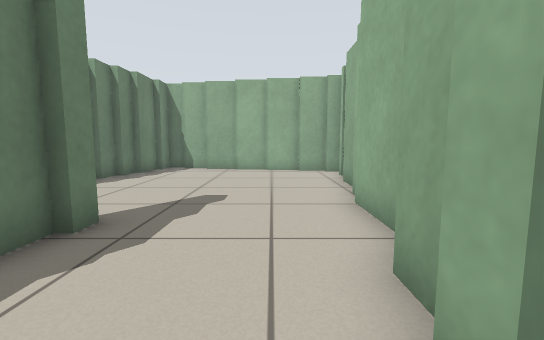
[1] (above)

12 first-person views from a walk through a Stage world. The camera is 0.64 m above the floor, tilts 6° down and sees 90° across. The lines on the ground mark 1 m squares. The floor is counted in squares, 0.5 m on a side. Each view is taken from the middle of a square. On the plan, view 1 faces up. The plan holds only what a view shows up to about 13 squares ahead; the rest is blank. The robots in the file are not drawn.

[2]
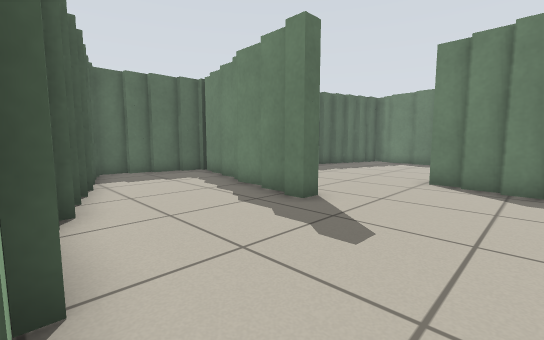

[3]
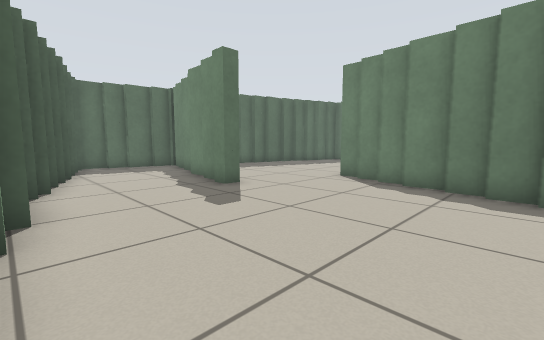

[4]
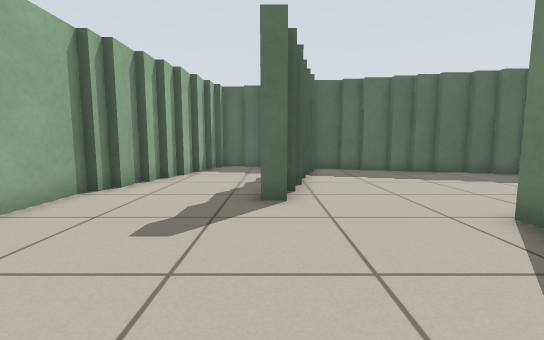

[5]
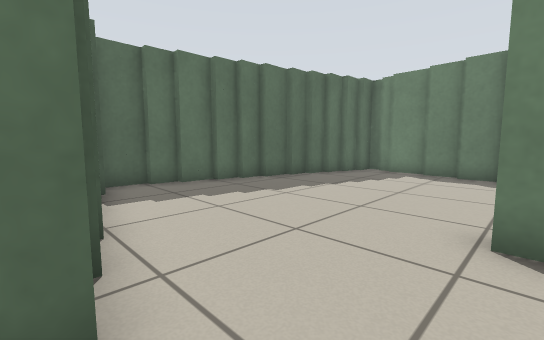

[6]
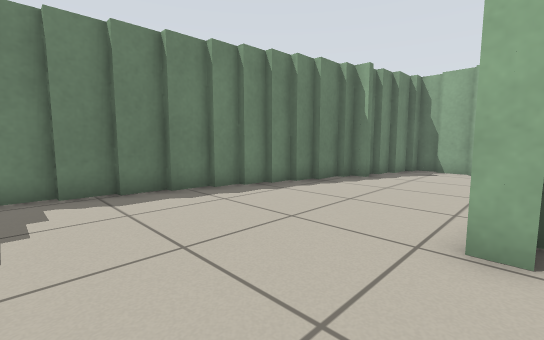

[7]
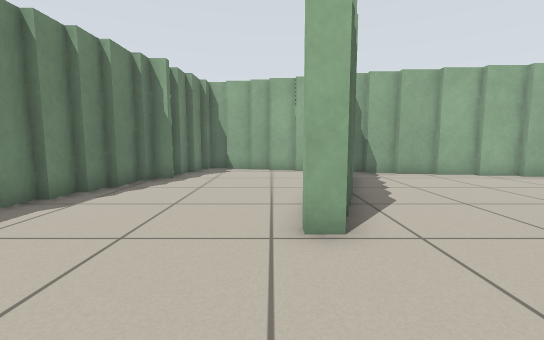

[8]
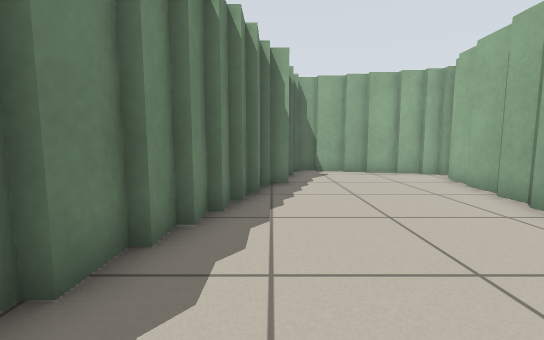

[9]
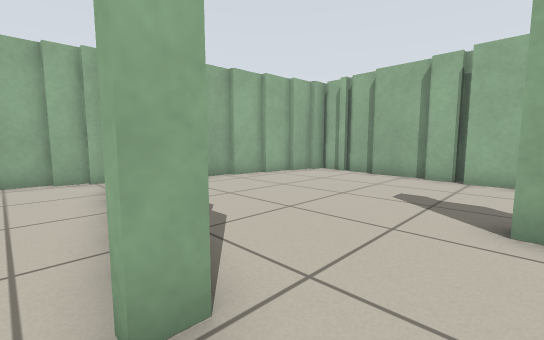

[10]
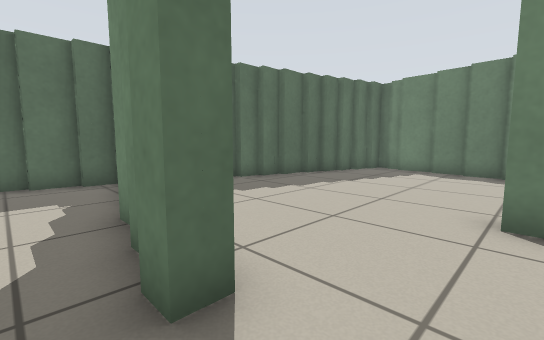

[11]
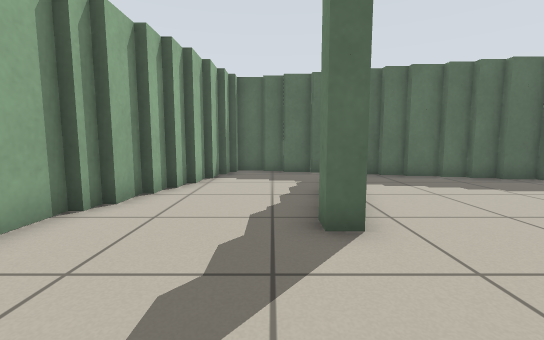

[12]
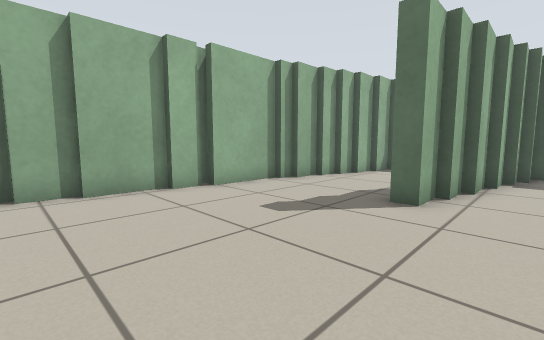

### Floor plan
Key: @ floor where view 1 was taken; # wall or solid block; . floor.
Columns run from 15 left of view 1 to 3 right of it. Each row starts with its distance up from view 1.
 15     ####
 14    ##..####
 13    #......######
 12    #.....##....####
 11   ##.....#........#
 10   #......#........#
  9   #......#........#
  8   #.....##........#
  7  ##.....#........##
  6  #......#........#
  5  #...............#
  4 ##..........#....#
  3 #...........#....#
  2 #..........##...##
  1 #..........#....#
  0 ##.........#...@#
 -1  #####.....#....#
 -2      ####..#...##
 -3         ####...#
 -4            #####

Positions as (right, up) in squares from view 1, and headings:
1: (0, 0), facing up
2: (2, 8), facing down-left
3: (2, 11), facing down-left
4: (-3, 10), facing down
5: (-3, 6), facing down-left
6: (-7, 2), facing up-left
7: (-8, 2), facing up
8: (-12, 3), facing up
9: (-8, 4), facing up-right
10: (-2, 6), facing down-left
11: (-2, 8), facing down
12: (-5, 10), facing down-right
